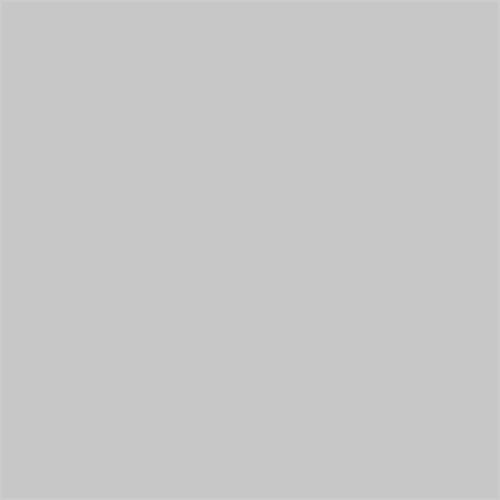
Frame 1 (no input)
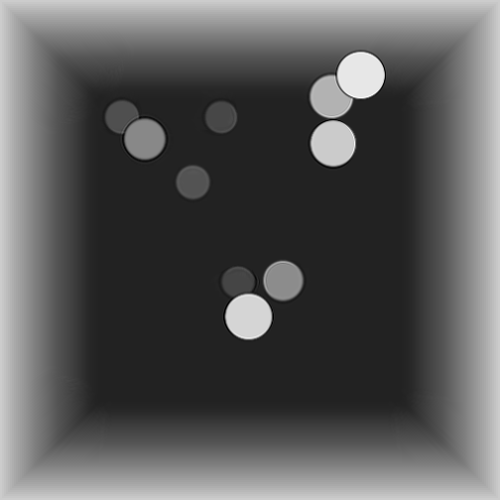
Frame 60 (the mouse pressed at the canvas centre just before this capture)
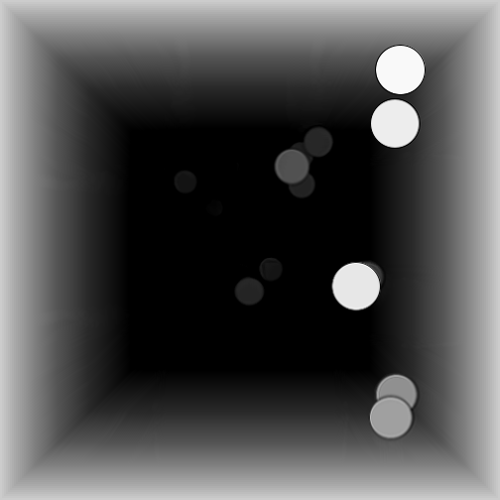
Frame 120 (the mouse held since frame 60 and released just before this capture)

The Processing sketch that drew these frames (run headless with seeded random() and noise(); from frame 60 on, the mouse is pressed at the canvas centre):

// Processing sketch: processing_4425
// ── processing_4425.pde

//Interactive Representation of Sydney
//tRoom by corneel cannaerts http://www.openprocessing.org/visuals/?visualID=3706

PImage i;
int c=0;

void setup(){
 size(500,500);
 smooth();
 frameRate(20);
 }
 
void draw(){
 i=get();
 tint(250);
 image(i,2.5,2.5,496,496);//changed numbers to make it more square like
 if(c%90>random(1,90)&&c%90<random(1,90))ellipse(random(50, 450), random(50, 450), 50, 50); //people
 // made a random timeslot in which ellipses would appear at random spots
 c++;
}

//added a mouse  click option

void mousePressed(){
 i=get();
 tint(random(150, 255), random(150, 255), random(150, 255));
 // made a random tint when clicking
 image(i,1,2,496,495);
 // created timeslots of varying time lengths and restrictions to make different effects.
 if(c%10>3&&c%10<7)rect(random(30, 300), random(25, 350), 125, 125); //cars
 if(c%10>3&&c%10<7)rect(random(30, 300), random(25, 350), 125, 125); //cars
 if(c%90>26&&c%90<30)rect(200, 50, 100, 400); //train
 if(c%90>76&&c%90<80)rect(200, 50, 100, 400); //train
 if(c%90>43&&c%90<47)rect(5, 5, 475, 475); //bus
 //when this clicked and it occurs rarely, the screen should become white
 //this is to express how you can always seem to wait ages for a bus
 if(c%90>1&&c%90<90)ellipse(random(50, 450), random(50, 450), 50, 50); //people
 if(c%90>1&&c%90<90)ellipse(random(50, 450), random(50, 450), 50, 50);
 if(c%90>1&&c%90<90)ellipse(random(50, 450), random(50, 450), 50, 50);
 if(c%90>1&&c%90<90)ellipse(random(50, 450), random(50, 450), 50, 50);
 if(c%90>1&&c%90<90)ellipse(random(50, 450), random(50, 450), 50, 50);
 if(c%90>1&&c%90<90)ellipse(random(50, 450), random(50, 450), 50, 50);
 if(c%90>1&&c%90<90)ellipse(random(50, 450), random(50, 450), 50, 50);
 if(c%90>1&&c%90<90)ellipse(random(50, 450), random(50, 450), 50, 50);
 c++;
}
